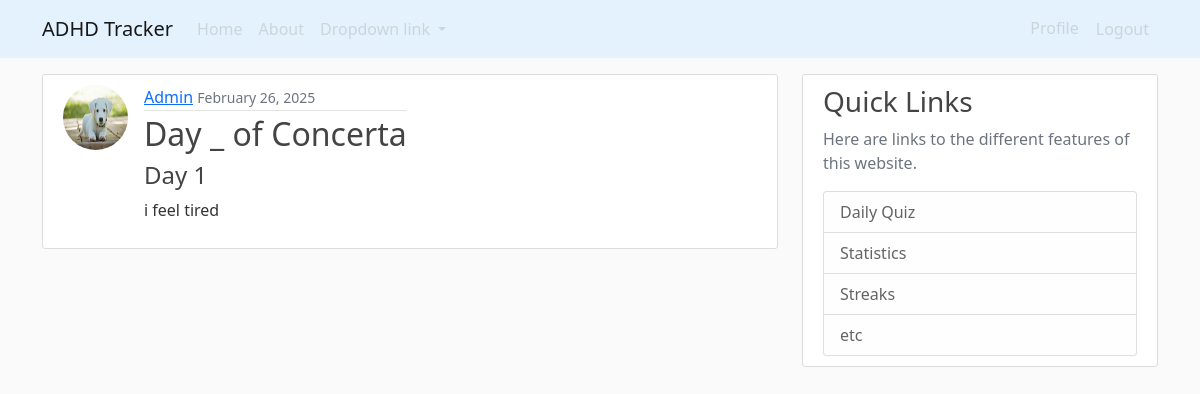
/journal/1/ (signed in), run on the app's committed database.
### tracker/models.py (models this page shows, shortened)
class Journal(models.Model):
    title = models.CharField(max_length=100)
    content = models.TextField()
    date_posted = models.DateTimeField(default=timezone.now)
    author = models.ForeignKey(User, on_delete=models.CASCADE)

### users/models.py (models this page shows, shortened)
class Profile(models.Model):
    user = models.OneToOneField(User, on_delete=models.CASCADE)
    image = models.ImageField(default = "default.jpg", upload_to= "profile_pics/")
    medication = models.CharField(default="not chosen", max_length=100)
    dosage = models.IntegerField(default=0)
    start_date = models.DateField(default=timezone.now)
    streak = models.IntegerField(default=0)

### tracker/views.py (the view)
# urls.py: path("journal/<int:pk>/", JournalSingleView.as_view(), name ="journal-single"),
class JournalSingleView(DetailView):
    model = Journal
    template_name = "tracker/single_journal.html"
    def get_queryset(self):
        user = self.request.user  # Get the currently logged-in user
        return Journal.objects.filter(author_id=user.id)

### tracker/templates/tracker/single_journal.html
{% extends "tracker/layout.html" %}
{% block content %}
<article class="media content-section d-flex align-items-start">
  <img class = "rounded-circle article-img mr-3" src = "{{  object.author.profile.image.url  }}">
  <div class="media-body">
      <div class="article-metadata">
          <a class="mr-2" href="#">{{ object.author }}</a>
          <small class="text-muted">{{ object.date_posted|date:"F d, Y" }}</small>
      </div>
      <h2 class="article-title">Day _ of {{ object.author.profile.medication }}</h2>
      <h4 class="article-content">{{ object.title }}</h3>
      <p class="article-content">{{ object.content }}</p>
  </div>
</article>
{% endblock content %}

### tracker/static/tracker/main.css (style rules this page uses)
body { background: #fafafa; color: #333333; margin-top: 0rem; }
h1, h2, h3, h4, h5, h6 { color: #444444; }
.content-section { background: #ffffff; padding: 10px 20px; border: 1px solid #dddddd; border-radius: 3px; margin-bottom: 20px; }
.article-title { color: #444444; }
.article-content { white-space: pre-line; }
.article-img { height: 65px; width: 65px; margin-right: 16px; }
.article-metadata { padding-bottom: 1px; margin-bottom: 4px; border-bottom: 1px solid #e3e3e3 }

### data on the page
Journal: author.profile.image (picture), author "Admin", date_posted "February 26, 2025", author.profile.medication "Concerta", title "Day 1", content "i feel tired"
